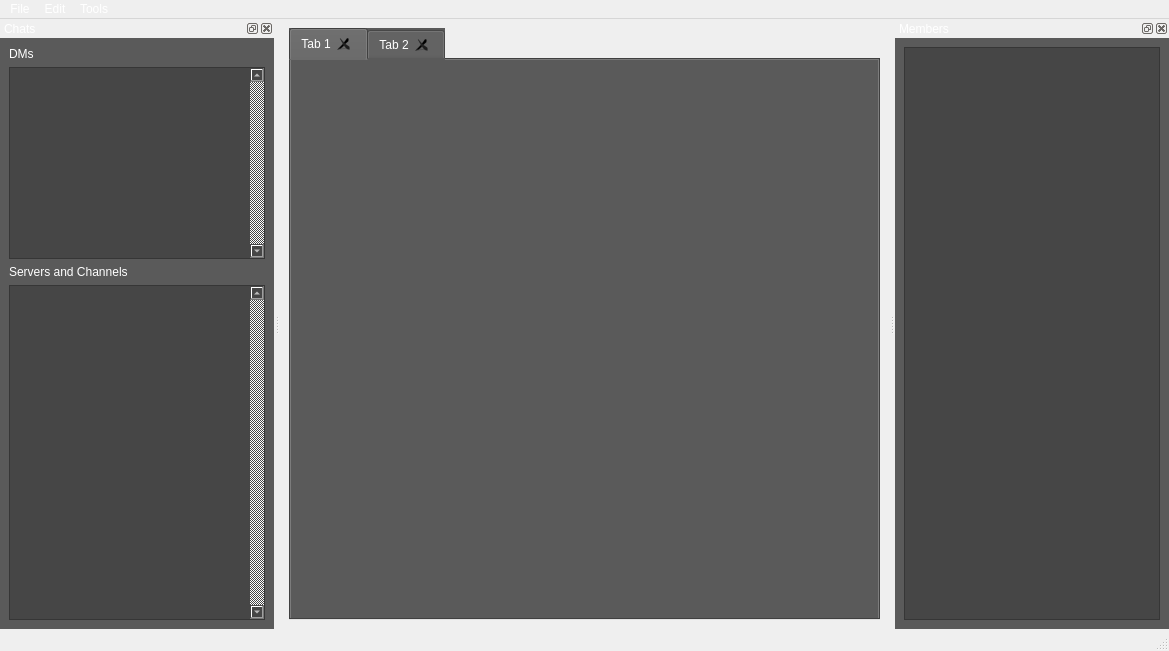
<?xml version="1.0" encoding="UTF-8"?>
<ui version="4.0">
 <class>MainWindow</class>
 <widget class="QMainWindow" name="MainWindow">
  <property name="geometry">
   <rect>
    <x>0</x>
    <y>0</y>
    <width>1169</width>
    <height>651</height>
   </rect>
  </property>
  <property name="windowTitle">
   <string>MainWindow</string>
  </property>
  <property name="styleSheet">
   <string notr="true">background-color: rgb(120, 120, 120);
QTabBar::tab{
background:qlineargradient(spread:pad, x1:0, y1:0, x2:1, y2:0, stop:0 rgba(0, 0, 0, 255), stop:1 rgba(255, 255, 255, 255))
}</string>
  </property>
  <widget class="QWidget" name="centralwidget">
   <layout class="QGridLayout" name="gridLayout">
    <item row="0" column="0">
     <widget class="QTabWidget" name="tabWidget">
      <property name="palette">
       <palette>
        <active>
         <colorrole role="WindowText">
          <brush brushstyle="SolidPattern">
           <color alpha="255">
            <red>255</red>
            <green>255</green>
            <blue>255</blue>
           </color>
          </brush>
         </colorrole>
         <colorrole role="Button">
          <brush brushstyle="SolidPattern">
           <color alpha="255">
            <red>90</red>
            <green>90</green>
            <blue>90</blue>
           </color>
          </brush>
         </colorrole>
         <colorrole role="Text">
          <brush brushstyle="SolidPattern">
           <color alpha="255">
            <red>255</red>
            <green>255</green>
            <blue>255</blue>
           </color>
          </brush>
         </colorrole>
         <colorrole role="ButtonText">
          <brush brushstyle="SolidPattern">
           <color alpha="255">
            <red>255</red>
            <green>255</green>
            <blue>255</blue>
           </color>
          </brush>
         </colorrole>
         <colorrole role="Base">
          <brush brushstyle="SolidPattern">
           <color alpha="255">
            <red>90</red>
            <green>90</green>
            <blue>90</blue>
           </color>
          </brush>
         </colorrole>
         <colorrole role="Window">
          <brush brushstyle="SolidPattern">
           <color alpha="255">
            <red>90</red>
            <green>90</green>
            <blue>90</blue>
           </color>
          </brush>
         </colorrole>
         <colorrole role="PlaceholderText">
          <brush brushstyle="NoBrush">
           <color alpha="128">
            <red>255</red>
            <green>255</green>
            <blue>255</blue>
           </color>
          </brush>
         </colorrole>
        </active>
        <inactive>
         <colorrole role="WindowText">
          <brush brushstyle="SolidPattern">
           <color alpha="255">
            <red>255</red>
            <green>255</green>
            <blue>255</blue>
           </color>
          </brush>
         </colorrole>
         <colorrole role="Button">
          <brush brushstyle="SolidPattern">
           <color alpha="255">
            <red>90</red>
            <green>90</green>
            <blue>90</blue>
           </color>
          </brush>
         </colorrole>
         <colorrole role="Text">
          <brush brushstyle="SolidPattern">
           <color alpha="255">
            <red>255</red>
            <green>255</green>
            <blue>255</blue>
           </color>
          </brush>
         </colorrole>
         <colorrole role="ButtonText">
          <brush brushstyle="SolidPattern">
           <color alpha="255">
            <red>255</red>
            <green>255</green>
            <blue>255</blue>
           </color>
          </brush>
         </colorrole>
         <colorrole role="Base">
          <brush brushstyle="SolidPattern">
           <color alpha="255">
            <red>90</red>
            <green>90</green>
            <blue>90</blue>
           </color>
          </brush>
         </colorrole>
         <colorrole role="Window">
          <brush brushstyle="SolidPattern">
           <color alpha="255">
            <red>90</red>
            <green>90</green>
            <blue>90</blue>
           </color>
          </brush>
         </colorrole>
         <colorrole role="PlaceholderText">
          <brush brushstyle="NoBrush">
           <color alpha="128">
            <red>255</red>
            <green>255</green>
            <blue>255</blue>
           </color>
          </brush>
         </colorrole>
        </inactive>
        <disabled>
         <colorrole role="WindowText">
          <brush brushstyle="SolidPattern">
           <color alpha="255">
            <red>255</red>
            <green>255</green>
            <blue>255</blue>
           </color>
          </brush>
         </colorrole>
         <colorrole role="Button">
          <brush brushstyle="SolidPattern">
           <color alpha="255">
            <red>90</red>
            <green>90</green>
            <blue>90</blue>
           </color>
          </brush>
         </colorrole>
         <colorrole role="Text">
          <brush brushstyle="SolidPattern">
           <color alpha="255">
            <red>255</red>
            <green>255</green>
            <blue>255</blue>
           </color>
          </brush>
         </colorrole>
         <colorrole role="ButtonText">
          <brush brushstyle="SolidPattern">
           <color alpha="255">
            <red>255</red>
            <green>255</green>
            <blue>255</blue>
           </color>
          </brush>
         </colorrole>
         <colorrole role="Base">
          <brush brushstyle="SolidPattern">
           <color alpha="255">
            <red>90</red>
            <green>90</green>
            <blue>90</blue>
           </color>
          </brush>
         </colorrole>
         <colorrole role="Window">
          <brush brushstyle="SolidPattern">
           <color alpha="255">
            <red>90</red>
            <green>90</green>
            <blue>90</blue>
           </color>
          </brush>
         </colorrole>
         <colorrole role="PlaceholderText">
          <brush brushstyle="NoBrush">
           <color alpha="128">
            <red>255</red>
            <green>255</green>
            <blue>255</blue>
           </color>
          </brush>
         </colorrole>
        </disabled>
       </palette>
      </property>
      <property name="autoFillBackground">
       <bool>false</bool>
      </property>
      <property name="styleSheet">
       <string notr="true">color:white;
background-color:rgb(90, 90, 90);</string>
      </property>
      <property name="tabPosition">
       <enum>QTabWidget::North</enum>
      </property>
      <property name="tabShape">
       <enum>QTabWidget::Rounded</enum>
      </property>
      <property name="currentIndex">
       <number>0</number>
      </property>
      <property name="documentMode">
       <bool>false</bool>
      </property>
      <property name="tabsClosable">
       <bool>true</bool>
      </property>
      <property name="movable">
       <bool>true</bool>
      </property>
      <property name="tabBarAutoHide">
       <bool>true</bool>
      </property>
      <widget class="QWidget" name="tab">
       <attribute name="title">
        <string>Tab 1</string>
       </attribute>
      </widget>
      <widget class="QWidget" name="tab_2">
       <attribute name="title">
        <string>Tab 2</string>
       </attribute>
      </widget>
     </widget>
    </item>
   </layout>
  </widget>
  <widget class="QMenuBar" name="menubar">
   <property name="geometry">
    <rect>
     <x>0</x>
     <y>0</y>
     <width>1169</width>
     <height>30</height>
    </rect>
   </property>
   <property name="styleSheet">
    <string notr="true">color:white;</string>
   </property>
   <widget class="QMenu" name="menuFile">
    <property name="title">
     <string>File</string>
    </property>
    <addaction name="actionConnection_Manager"/>
    <addaction name="actionExit"/>
   </widget>
   <widget class="QMenu" name="menuTools">
    <property name="title">
     <string>Tools</string>
    </property>
    <widget class="QMenu" name="menuAutomator">
     <property name="title">
      <string>Automator</string>
     </property>
     <addaction name="actionVisual_scripting"/>
     <addaction name="actionCode_editor"/>
    </widget>
    <widget class="QMenu" name="menuEncryption">
     <property name="title">
      <string>Encryption</string>
     </property>
     <addaction name="actionEnable_for_this_chat"/>
     <addaction name="actionShow_current_keys"/>
     <addaction name="actionSet_Keys"/>
    </widget>
    <widget class="QMenu" name="menuCalls">
     <property name="title">
      <string>Calls</string>
     </property>
     <addaction name="actionRecorder"/>
     <addaction name="actionText_to_Speech_engine"/>
     <addaction name="actionVoice_changer_settings"/>
     <addaction name="actionPlay_audio_from_file"/>
    </widget>
    <widget class="QMenu" name="menuMessaging">
     <property name="title">
      <string>Messaging</string>
     </property>
     <addaction name="actionSave_Chat"/>
     <addaction name="actionRich_Message_Formatter"/>
     <addaction name="actionTranslator"/>
    </widget>
    <addaction name="menuAutomator"/>
    <addaction name="menuEncryption"/>
    <addaction name="menuCalls"/>
    <addaction name="menuMessaging"/>
   </widget>
   <widget class="QMenu" name="menuEdit">
    <property name="title">
     <string>Edit</string>
    </property>
    <addaction name="actionCopy"/>
    <addaction name="actionPaste"/>
    <addaction name="actionCut"/>
    <addaction name="actionUndo"/>
    <addaction name="actionRedo"/>
   </widget>
   <addaction name="menuFile"/>
   <addaction name="menuEdit"/>
   <addaction name="menuTools"/>
  </widget>
  <widget class="QStatusBar" name="statusbar"/>
  <widget class="QDockWidget" name="dockWidget">
   <property name="styleSheet">
    <string notr="true">color:white;
background-color:rgb(90, 90, 90)</string>
   </property>
   <property name="windowTitle">
    <string>Chats</string>
   </property>
   <attribute name="dockWidgetArea">
    <number>1</number>
   </attribute>
   <widget class="QWidget" name="dockWidgetContents">
    <layout class="QVBoxLayout" name="verticalLayout">
     <item>
      <widget class="QLabel" name="label">
       <property name="text">
        <string>DMs</string>
       </property>
      </widget>
     </item>
     <item>
      <widget class="QListView" name="listView">
       <property name="sizePolicy">
        <sizepolicy hsizetype="Expanding" vsizetype="Preferred">
         <horstretch>0</horstretch>
         <verstretch>0</verstretch>
        </sizepolicy>
       </property>
       <property name="styleSheet">
        <string notr="true">background-color:rgb(70, 70, 70);color:white;</string>
       </property>
       <property name="verticalScrollBarPolicy">
        <enum>Qt::ScrollBarAlwaysOn</enum>
       </property>
       <property name="modelColumn">
        <number>0</number>
       </property>
      </widget>
     </item>
     <item>
      <widget class="QLabel" name="label_2">
       <property name="text">
        <string>Servers and Channels</string>
       </property>
      </widget>
     </item>
     <item>
      <widget class="QListView" name="listView">
       <property name="sizePolicy">
        <sizepolicy hsizetype="Expanding" vsizetype="Expanding">
         <horstretch>0</horstretch>
         <verstretch>0</verstretch>
        </sizepolicy>
       </property>
       <property name="styleSheet">
        <string notr="true">background-color:rgb(70, 70, 70);color:white;
</string>
       </property>
       <property name="verticalScrollBarPolicy">
        <enum>Qt::ScrollBarAlwaysOn</enum>
       </property>
      </widget>
     </item>
    </layout>
   </widget>
  </widget>
  <widget class="QDockWidget" name="dockWidget_2">
   <property name="styleSheet">
    <string notr="true">color:white;
background-color:rgb(90, 90, 90)</string>
   </property>
   <property name="windowTitle">
    <string>Members</string>
   </property>
   <attribute name="dockWidgetArea">
    <number>2</number>
   </attribute>
   <widget class="QWidget" name="dockWidgetContents_2">
    <layout class="QGridLayout" name="gridLayout_2">
     <item row="0" column="0">
      <widget class="QTreeView" name="treeView">
       <property name="styleSheet">
        <string notr="true">background-color:rgb(70, 70, 70);color:white;</string>
       </property>
      </widget>
     </item>
    </layout>
   </widget>
  </widget>
  <action name="actionSave_chat_to_file">
   <property name="text">
    <string>Save chat to file</string>
   </property>
  </action>
  <action name="actionBegin_recording">
   <property name="text">
    <string>Begin recording</string>
   </property>
  </action>
  <action name="actionExit">
   <property name="text">
    <string>Exit</string>
   </property>
  </action>
  <action name="actionVisual_scripting">
   <property name="text">
    <string>Visual scripting</string>
   </property>
  </action>
  <action name="actionCode_editor">
   <property name="text">
    <string>Code editor</string>
   </property>
  </action>
  <action name="actionEnable_for_this_chat">
   <property name="text">
    <string>Enable for this chat</string>
   </property>
  </action>
  <action name="actionShow_current_keys">
   <property name="text">
    <string>Show current keys</string>
   </property>
  </action>
  <action name="actionText_to_Speech_engine">
   <property name="text">
    <string>Text to Speech engine</string>
   </property>
  </action>
  <action name="actionVoice_changer_settings">
   <property name="text">
    <string>Voice changer settings</string>
   </property>
  </action>
  <action name="actionPlay_audio_from_file">
   <property name="text">
    <string>Play audio from file</string>
   </property>
  </action>
  <action name="actionSet_Keys">
   <property name="text">
    <string>Set Keys</string>
   </property>
  </action>
  <action name="actionRich_Message_Formatter">
   <property name="text">
    <string>Rich Message Formatter</string>
   </property>
  </action>
  <action name="actionTranslator">
   <property name="text">
    <string>Auto Translation Settings</string>
   </property>
  </action>
  <action name="actionCopy">
   <property name="text">
    <string>Copy</string>
   </property>
  </action>
  <action name="actionPaste">
   <property name="text">
    <string>Paste</string>
   </property>
  </action>
  <action name="actionCut">
   <property name="text">
    <string>Cut</string>
   </property>
  </action>
  <action name="actionUndo">
   <property name="text">
    <string>Undo</string>
   </property>
  </action>
  <action name="actionRedo">
   <property name="text">
    <string>Redo</string>
   </property>
  </action>
  <action name="actionSave_Chat">
   <property name="text">
    <string>Save Chat</string>
   </property>
  </action>
  <action name="actionRecorder">
   <property name="text">
    <string>Recorder</string>
   </property>
  </action>
  <action name="actionConnection_Manager">
   <property name="text">
    <string>Connection Manager...</string>
   </property>
  </action>
 </widget>
 <resources/>
 <connections>
  <connection>
   <sender>actionExit</sender>
   <signal>triggered()</signal>
   <receiver>MainWindow</receiver>
   <slot>close()</slot>
   <hints>
    <hint type="sourcelabel">
     <x>-1</x>
     <y>-1</y>
    </hint>
    <hint type="destinationlabel">
     <x>584</x>
     <y>325</y>
    </hint>
   </hints>
  </connection>
 </connections>
</ui>
